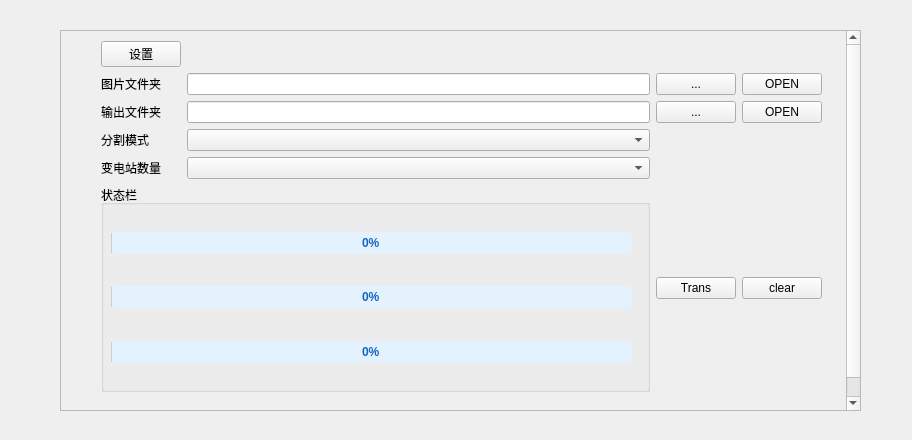
<?xml version="1.0" encoding="UTF-8"?>
<ui version="4.0">
 <class>Form</class>
 <widget class="QWidget" name="Form">
  <property name="geometry">
   <rect>
    <x>0</x>
    <y>0</y>
    <width>912</width>
    <height>440</height>
   </rect>
  </property>
  <property name="windowTitle">
   <string>Form</string>
  </property>
  <widget class="QScrollArea" name="scrollArea">
   <property name="geometry">
    <rect>
     <x>60</x>
     <y>30</y>
     <width>801</width>
     <height>381</height>
    </rect>
   </property>
   <property name="minimumSize">
    <size>
     <width>0</width>
     <height>300</height>
    </size>
   </property>
   <property name="verticalScrollBarPolicy">
    <enum>Qt::ScrollBarAlwaysOn</enum>
   </property>
   <property name="widgetResizable">
    <bool>true</bool>
   </property>
   <widget class="QWidget" name="scrollAreaWidgetContents">
    <property name="geometry">
     <rect>
      <x>0</x>
      <y>0</y>
      <width>782</width>
      <height>400</height>
     </rect>
    </property>
    <property name="minimumSize">
     <size>
      <width>0</width>
      <height>400</height>
     </size>
    </property>
    <widget class="QWidget" name="gridLayoutWidget">
     <property name="geometry">
      <rect>
       <x>40</x>
       <y>10</y>
       <width>721</width>
       <height>351</height>
      </rect>
     </property>
     <layout class="QGridLayout" name="gridLayout">
      <item row="1" column="2">
       <widget class="QPushButton" name="pushButton_selectSrc">
        <property name="text">
         <string>...</string>
        </property>
       </widget>
      </item>
      <item row="0" column="0">
       <widget class="QPushButton" name="pushButton">
        <property name="text">
         <string>设置</string>
        </property>
       </widget>
      </item>
      <item row="4" column="1">
       <widget class="QComboBox" name="comboBox_substationCount"/>
      </item>
      <item row="7" column="0" rowspan="2" colspan="2">
       <widget class="QGroupBox" name="groupBox">
        <property name="title">
         <string>状态栏</string>
        </property>
        <widget class="QWidget" name="gridLayoutWidget_2">
         <property name="geometry">
          <rect>
           <x>10</x>
           <y>20</y>
           <width>521</width>
           <height>158</height>
          </rect>
         </property>
         <layout class="QGridLayout" name="gridLayout_2">
          <item row="0" column="1">
           <widget class="QLabel" name="label_sta">
            <property name="styleSheet">
             <string notr="true">
QLabel {
    color: #000000;
    font-style: italic;
    font-weight: 500;
    font-size: 12px;
    font-family: 'Segoe UI', 'Microsoft YaHei', sans-serif;
    border-radius: 3px;
    background-color: transparent;
}
</string>
            </property>
            <property name="text">
             <string/>
            </property>
           </widget>
          </item>
          <item row="2" column="1">
           <widget class="QLabel" name="label_room">
            <property name="styleSheet">
             <string notr="true">QLabel {
    color: #000000;
    font-style: italic;
    font-weight: 500;
    font-size: 12px;
    font-family: 'Segoe UI', 'Microsoft YaHei', sans-serif;
    border-radius: 3px;
    background-color: transparent;
}
</string>
            </property>
            <property name="text">
             <string/>
            </property>
           </widget>
          </item>
          <item row="4" column="1">
           <widget class="QLabel" name="label_cabinet">
            <property name="styleSheet">
             <string notr="true">QLabel {
    color: #000000;
    font-style: italic;
    font-weight: 500;
    font-size: 12px;
    font-family: 'Segoe UI', 'Microsoft YaHei', sans-serif;
    border-radius: 3px;
    background-color: transparent;
}
</string>
            </property>
            <property name="text">
             <string/>
            </property>
           </widget>
          </item>
          <item row="1" column="1">
           <widget class="QProgressBar" name="progressBar_sta">
            <property name="sizePolicy">
             <sizepolicy hsizetype="Expanding" vsizetype="Fixed">
              <horstretch>0</horstretch>
              <verstretch>0</verstretch>
             </sizepolicy>
            </property>
            <property name="styleSheet">
             <string notr="true">QProgressBar {
                border-radius: 5px;
                background-color: #E3F2FD;
                text-align: center;
                font-weight: bold;
                color: #1565C0;
            }</string>
            </property>
            <property name="maximum">
             <number>103</number>
            </property>
            <property name="value">
             <number>0</number>
            </property>
            <property name="textVisible">
             <bool>true</bool>
            </property>
            <property name="invertedAppearance">
             <bool>false</bool>
            </property>
           </widget>
          </item>
          <item row="3" column="1">
           <widget class="QProgressBar" name="progressBar_room">
            <property name="sizePolicy">
             <sizepolicy hsizetype="Expanding" vsizetype="Fixed">
              <horstretch>0</horstretch>
              <verstretch>0</verstretch>
             </sizepolicy>
            </property>
            <property name="styleSheet">
             <string notr="true">QProgressBar {
                border-radius: 5px;
                background-color: #E3F2FD;
                text-align: center;
                font-weight: bold;
                color: #1565C0;
            }</string>
            </property>
            <property name="value">
             <number>0</number>
            </property>
            <property name="textVisible">
             <bool>true</bool>
            </property>
            <property name="invertedAppearance">
             <bool>false</bool>
            </property>
           </widget>
          </item>
          <item row="5" column="1">
           <widget class="QProgressBar" name="progressBar_cabinet">
            <property name="sizePolicy">
             <sizepolicy hsizetype="Expanding" vsizetype="Fixed">
              <horstretch>0</horstretch>
              <verstretch>0</verstretch>
             </sizepolicy>
            </property>
            <property name="styleSheet">
             <string notr="true">QProgressBar {
                border-radius: 5px;
                background-color: #E3F2FD;
                text-align: center;
                font-weight: bold;
                color: #1565C0;
            }</string>
            </property>
            <property name="value">
             <number>0</number>
            </property>
            <property name="textVisible">
             <bool>true</bool>
            </property>
            <property name="invertedAppearance">
             <bool>false</bool>
            </property>
           </widget>
          </item>
         </layout>
        </widget>
       </widget>
      </item>
      <item row="3" column="1">
       <widget class="QComboBox" name="comboBox_splitMod"/>
      </item>
      <item row="1" column="1">
       <widget class="QLineEdit" name="lineEdit_src"/>
      </item>
      <item row="1" column="3">
       <widget class="QPushButton" name="pushButton_openSrc">
        <property name="text">
         <string>OPEN</string>
        </property>
       </widget>
      </item>
      <item row="2" column="1">
       <widget class="QLineEdit" name="lineEdit_dst"/>
      </item>
      <item row="4" column="0">
       <widget class="QLabel" name="label_6">
        <property name="text">
         <string>变电站数量</string>
        </property>
       </widget>
      </item>
      <item row="3" column="0">
       <widget class="QLabel" name="label_7">
        <property name="text">
         <string>分割模式</string>
        </property>
       </widget>
      </item>
      <item row="2" column="3">
       <widget class="QPushButton" name="pushButton_openDst">
        <property name="text">
         <string>OPEN</string>
        </property>
       </widget>
      </item>
      <item row="1" column="0">
       <widget class="QLabel" name="label">
        <property name="text">
         <string>图片文件夹</string>
        </property>
       </widget>
      </item>
      <item row="2" column="2">
       <widget class="QPushButton" name="pushButton_selectOutput">
        <property name="text">
         <string>...</string>
        </property>
       </widget>
      </item>
      <item row="2" column="0">
       <widget class="QLabel" name="label_2">
        <property name="text">
         <string>输出文件夹</string>
        </property>
       </widget>
      </item>
      <item row="7" column="2" rowspan="2">
       <widget class="QPushButton" name="pushButton_trans">
        <property name="text">
         <string>Trans</string>
        </property>
       </widget>
      </item>
      <item row="7" column="3" rowspan="2">
       <widget class="QPushButton" name="pushButton_clear">
        <property name="text">
         <string>clear</string>
        </property>
       </widget>
      </item>
     </layout>
    </widget>
   </widget>
  </widget>
 </widget>
 <resources/>
 <connections>
  <connection>
   <sender>pushButton_clear</sender>
   <signal>clicked()</signal>
   <receiver>Form</receiver>
   <slot>_clear()</slot>
   <hints>
    <hint type="sourcelabel">
     <x>800</x>
     <y>328</y>
    </hint>
    <hint type="destinationlabel">
     <x>283</x>
     <y>255</y>
    </hint>
   </hints>
  </connection>
  <connection>
   <sender>pushButton</sender>
   <signal>clicked()</signal>
   <receiver>Form</receiver>
   <slot>_set()</slot>
   <hints>
    <hint type="sourcelabel">
     <x>130</x>
     <y>41</y>
    </hint>
    <hint type="destinationlabel">
     <x>29</x>
     <y>35</y>
    </hint>
   </hints>
  </connection>
  <connection>
   <sender>pushButton_trans</sender>
   <signal>clicked()</signal>
   <receiver>Form</receiver>
   <slot>_trans()</slot>
   <hints>
    <hint type="sourcelabel">
     <x>719</x>
     <y>328</y>
    </hint>
    <hint type="destinationlabel">
     <x>385</x>
     <y>250</y>
    </hint>
   </hints>
  </connection>
  <connection>
   <sender>pushButton_openSrc</sender>
   <signal>clicked()</signal>
   <receiver>Form</receiver>
   <slot>_openSrc()</slot>
   <hints>
    <hint type="sourcelabel">
     <x>770</x>
     <y>71</y>
    </hint>
    <hint type="destinationlabel">
     <x>296</x>
     <y>19</y>
    </hint>
   </hints>
  </connection>
  <connection>
   <sender>pushButton_selectOutput</sender>
   <signal>clicked()</signal>
   <receiver>Form</receiver>
   <slot>_selectOutput()</slot>
   <hints>
    <hint type="sourcelabel">
     <x>689</x>
     <y>107</y>
    </hint>
    <hint type="destinationlabel">
     <x>487</x>
     <y>266</y>
    </hint>
   </hints>
  </connection>
  <connection>
   <sender>comboBox_splitMod</sender>
   <signal>currentTextChanged(QString)</signal>
   <receiver>Form</receiver>
   <slot>_updateSubstationCount(QString)</slot>
   <hints>
    <hint type="sourcelabel">
     <x>180</x>
     <y>128</y>
    </hint>
    <hint type="destinationlabel">
     <x>24</x>
     <y>139</y>
    </hint>
   </hints>
  </connection>
  <connection>
   <sender>pushButton_selectSrc</sender>
   <signal>clicked()</signal>
   <receiver>Form</receiver>
   <slot>_selectSrc()</slot>
   <hints>
    <hint type="sourcelabel">
     <x>689</x>
     <y>71</y>
    </hint>
    <hint type="destinationlabel">
     <x>444</x>
     <y>27</y>
    </hint>
   </hints>
  </connection>
  <connection>
   <sender>pushButton_openDst</sender>
   <signal>clicked()</signal>
   <receiver>Form</receiver>
   <slot>_openDst()</slot>
   <hints>
    <hint type="sourcelabel">
     <x>770</x>
     <y>107</y>
    </hint>
    <hint type="destinationlabel">
     <x>161</x>
     <y>19</y>
    </hint>
   </hints>
  </connection>
 </connections>
 <slots>
  <slot>_trans()</slot>
  <slot>_selectSrc()</slot>
  <slot>_selectOutput()</slot>
  <slot>_clear()</slot>
  <slot>_openSrc()</slot>
  <slot>_openDst()</slot>
  <slot>_set()</slot>
  <slot>_updateSubstationCount(QString)</slot>
 </slots>
</ui>
